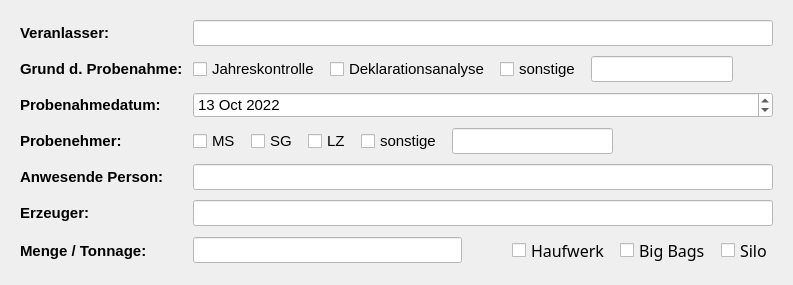
              <widget class="QWidget" name="tab">
               <attribute name="title">
                <string>Allgemeine Angaben</string>
               </attribute>
               <layout class="QVBoxLayout" name="verticalLayout_12">
                <property name="spacing">
                 <number>10</number>
                </property>
                <property name="leftMargin">
                 <number>10</number>
                </property>
                <property name="topMargin">
                 <number>10</number>
                </property>
                <property name="rightMargin">
                 <number>10</number>
                </property>
                <property name="bottomMargin">
                 <number>10</number>
                </property>
                <item>
                 <layout class="QFormLayout" name="formLayout_6">
                  <property name="horizontalSpacing">
                   <number>10</number>
                  </property>
                  <property name="verticalSpacing">
                   <number>10</number>
                  </property>
                  <property name="leftMargin">
                   <number>10</number>
                  </property>
                  <property name="topMargin">
                   <number>10</number>
                  </property>
                  <property name="rightMargin">
                   <number>10</number>
                  </property>
                  <property name="bottomMargin">
                   <number>10</number>
                  </property>
                  <item row="0" column="0">
                   <widget class="QLabel" name="label_46">
                    <property name="font">
                     <font>
                      <family>Leelawadee UI</family>
                      <pointsize>11</pointsize>
                      <weight>75</weight>
                      <bold>true</bold>
                     </font>
                    </property>
                    <property name="text">
                     <string>Veranlasser:</string>
                    </property>
                   </widget>
                  </item>
                  <item row="1" column="0">
                   <widget class="QLabel" name="label_47">
                    <property name="font">
                     <font>
                      <family>Leelawadee UI</family>
                      <pointsize>11</pointsize>
                      <weight>75</weight>
                      <bold>true</bold>
                     </font>
                    </property>
                    <property name="text">
                     <string>Grund d. Probenahme:</string>
                    </property>
                   </widget>
                  </item>
                  <item row="2" column="0">
                   <widget class="QLabel" name="label_48">
                    <property name="font">
                     <font>
                      <family>Leelawadee UI</family>
                      <pointsize>11</pointsize>
                      <weight>75</weight>
                      <bold>true</bold>
                     </font>
                    </property>
                    <property name="text">
                     <string>Probenahmedatum:</string>
                    </property>
                   </widget>
                  </item>
                  <item row="3" column="0">
                   <widget class="QLabel" name="label_49">
                    <property name="font">
                     <font>
                      <family>Leelawadee UI</family>
                      <pointsize>11</pointsize>
                      <weight>75</weight>
                      <bold>true</bold>
                     </font>
                    </property>
                    <property name="text">
                     <string>Probenehmer:</string>
                    </property>
                   </widget>
                  </item>
                  <item row="4" column="0">
                   <widget class="QLabel" name="label_50">
                    <property name="font">
                     <font>
                      <family>Leelawadee UI</family>
                      <pointsize>11</pointsize>
                      <weight>75</weight>
                      <bold>true</bold>
                     </font>
                    </property>
                    <property name="text">
                     <string>Anwesende Person:</string>
                    </property>
                   </widget>
                  </item>
                  <item row="5" column="0">
                   <widget class="QLabel" name="label_51">
                    <property name="font">
                     <font>
                      <family>Leelawadee UI</family>
                      <pointsize>11</pointsize>
                      <weight>75</weight>
                      <bold>true</bold>
                     </font>
                    </property>
                    <property name="text">
                     <string>Erzeuger:</string>
                    </property>
                   </widget>
                  </item>
                  <item row="6" column="0">
                   <widget class="QLabel" name="label_52">
                    <property name="font">
                     <font>
                      <family>Leelawadee UI</family>
                      <pointsize>11</pointsize>
                      <weight>75</weight>
                      <bold>true</bold>
                     </font>
                    </property>
                    <property name="text">
                     <string>Menge / Tonnage:</string>
                    </property>
                   </widget>
                  </item>
                  <item row="0" column="1">
                   <widget class="QLineEdit" name="lineEdit_33">
                    <property name="font">
                     <font>
                      <family>Leelawadee UI</family>
                      <pointsize>11</pointsize>
                     </font>
                    </property>
                    <property name="styleSheet">
                     <string notr="true">background-color: rgb(255, 255, 255);</string>
                    </property>
                   </widget>
                  </item>
                  <item row="2" column="1">
                   <widget class="QDateEdit" name="dateEdit_4">
                    <property name="font">
                     <font>
                      <family>Leelawadee UI</family>
                      <pointsize>11</pointsize>
                     </font>
                    </property>
                    <property name="styleSheet">
                     <string notr="true">background-color: rgb(255, 255, 255);</string>
                    </property>
                    <property name="dateTime">
                     <datetime>
                      <hour>0</hour>
                      <minute>0</minute>
                      <second>0</second>
                      <year>2022</year>
                      <month>10</month>
                      <day>13</day>
                     </datetime>
                    </property>
                   </widget>
                  </item>
                  <item row="4" column="1">
                   <widget class="QLineEdit" name="lineEdit_35">
                    <property name="font">
                     <font>
                      <family>Leelawadee UI</family>
                      <pointsize>11</pointsize>
                     </font>
                    </property>
                    <property name="styleSheet">
                     <string notr="true">background-color: rgb(255, 255, 255);</string>
                    </property>
                   </widget>
                  </item>
                  <item row="1" column="1">
                   <layout class="QHBoxLayout" name="horizontalLayout_12">
                    <item>
                     <widget class="QCheckBox" name="checkBox_14">
                      <property name="font">
                       <font>
                        <family>Leelawadee UI</family>
                        <pointsize>11</pointsize>
                       </font>
                      </property>
                      <property name="text">
                       <string>Jahreskontrolle</string>
                      </property>
                     </widget>
                    </item>
                    <item>
                     <widget class="QCheckBox" name="checkBox_20">
                      <property name="font">
                       <font>
                        <family>Leelawadee UI</family>
                        <pointsize>11</pointsize>
                       </font>
                      </property>
                      <property name="text">
                       <string>Deklarationsanalyse</string>
                      </property>
                     </widget>
                    </item>
                    <item>
                     <layout class="QHBoxLayout" name="horizontalLayout_13">
                      <item>
                       <widget class="QCheckBox" name="checkBox_15">
                        <property name="font">
                         <font>
                          <family>Leelawadee UI</family>
                          <pointsize>11</pointsize>
                         </font>
                        </property>
                        <property name="text">
                         <string>sonstige</string>
                        </property>
                       </widget>
                      </item>
                      <item>
                       <widget class="QLineEdit" name="lineEdit_34">
                        <property name="font">
                         <font>
                          <family>Leelawadee UI</family>
                          <pointsize>11</pointsize>
                         </font>
                        </property>
                        <property name="styleSheet">
                         <string notr="true">background-color: rgb(255, 255, 255);</string>
                        </property>
                       </widget>
                      </item>
                      <item>
                       <spacer name="horizontalSpacer_19">
                        <property name="orientation">
                         <enum>Qt::Horizontal</enum>
                        </property>
                        <property name="sizeHint" stdset="0">
                         <size>
                          <width>40</width>
                          <height>20</height>
                         </size>
                        </property>
                       </spacer>
                      </item>
                     </layout>
                    </item>
                   </layout>
                  </item>
                  <item row="5" column="1">
                   <widget class="QLineEdit" name="lineEdit_37">
                    <property name="font">
                     <font>
                      <family>Leelawadee UI</family>
                      <pointsize>11</pointsize>
                     </font>
                    </property>
                    <property name="styleSheet">
                     <string notr="true">background-color: rgb(255, 255, 255);</string>
                    </property>
                   </widget>
                  </item>
                  <item row="6" column="1">
                   <layout class="QHBoxLayout" name="horizontalLayout_16">
                    <item>
                     <widget class="QLineEdit" name="lineEdit_38">
                      <property name="font">
                       <font>
                        <family>Leelawadee UI</family>
                        <pointsize>11</pointsize>
                       </font>
                      </property>
                      <property name="styleSheet">
                       <string notr="true">background-color: rgb(255, 255, 255);</string>
                      </property>
                     </widget>
                    </item>
                    <item>
                     <layout class="QHBoxLayout" name="horizontalLayout_17">
                      <item>
                       <spacer name="horizontalSpacer_21">
                        <property name="orientation">
                         <enum>Qt::Horizontal</enum>
                        </property>
                        <property name="sizeHint" stdset="0">
                         <size>
                          <width>40</width>
                          <height>20</height>
                         </size>
                        </property>
                       </spacer>
                      </item>
                      <item>
                       <widget class="QCheckBox" name="checkBox_22">
                        <property name="font">
                         <font>
                          <family>Californian FB</family>
                          <pointsize>12</pointsize>
                         </font>
                        </property>
                        <property name="text">
                         <string>Haufwerk</string>
                        </property>
                       </widget>
                      </item>
                      <item>
                       <widget class="QCheckBox" name="checkBox_21">
                        <property name="font">
                         <font>
                          <family>Californian FB</family>
                          <pointsize>12</pointsize>
                         </font>
                        </property>
                        <property name="text">
                         <string>Big Bags</string>
                        </property>
                       </widget>
                      </item>
                      <item>
                       <widget class="QCheckBox" name="checkBox_23">
                        <property name="font">
                         <font>
                          <family>Californian FB</family>
                          <pointsize>12</pointsize>
                         </font>
                        </property>
                        <property name="text">
                         <string>Silo</string>
                        </property>
                       </widget>
                      </item>
                     </layout>
                    </item>
                   </layout>
                  </item>
                  <item row="3" column="1">
                   <layout class="QHBoxLayout" name="horizontalLayout_14">
                    <item>
                     <widget class="QCheckBox" name="checkBox_16">
                      <property name="font">
                       <font>
                        <family>Leelawadee UI</family>
                        <pointsize>11</pointsize>
                       </font>
                      </property>
                      <property name="text">
                       <string>MS</string>
                      </property>
                     </widget>
                    </item>
                    <item>
                     <widget class="QCheckBox" name="checkBox_18">
                      <property name="font">
                       <font>
                        <family>Leelawadee UI</family>
                        <pointsize>11</pointsize>
                       </font>
                      </property>
                      <property name="text">
                       <string>SG</string>
                      </property>
                     </widget>
                    </item>
                    <item>
                     <widget class="QCheckBox" name="checkBox_19">
                      <property name="font">
                       <font>
                        <family>Leelawadee UI</family>
                        <pointsize>11</pointsize>
                       </font>
                      </property>
                      <property name="text">
                       <string>LZ</string>
                      </property>
                     </widget>
                    </item>
                    <item>
                     <layout class="QHBoxLayout" name="horizontalLayout_15">
                      <item>
                       <widget class="QCheckBox" name="checkBox_17">
                        <property name="font">
                         <font>
                          <family>Leelawadee UI</family>
                          <pointsize>11</pointsize>
                         </font>
                        </property>
                        <property name="text">
                         <string>sonstige</string>
                        </property>
                       </widget>
                      </item>
                      <item>
                       <widget class="QLineEdit" name="lineEdit_36">
                        <property name="font">
                         <font>
                          <family>Leelawadee UI</family>
                          <pointsize>11</pointsize>
                         </font>
                        </property>
                        <property name="styleSheet">
                         <string notr="true">background-color: rgb(255, 255, 255);</string>
                        </property>
                       </widget>
                      </item>
                      <item>
                       <spacer name="horizontalSpacer_20">
                        <property name="orientation">
                         <enum>Qt::Horizontal</enum>
                        </property>
                        <property name="sizeHint" stdset="0">
                         <size>
                          <width>40</width>
                          <height>20</height>
                         </size>
                        </property>
                       </spacer>
                      </item>
                     </layout>
                    </item>
                   </layout>
                  </item>
                 </layout>
                </item>
               </layout>
              </widget>
